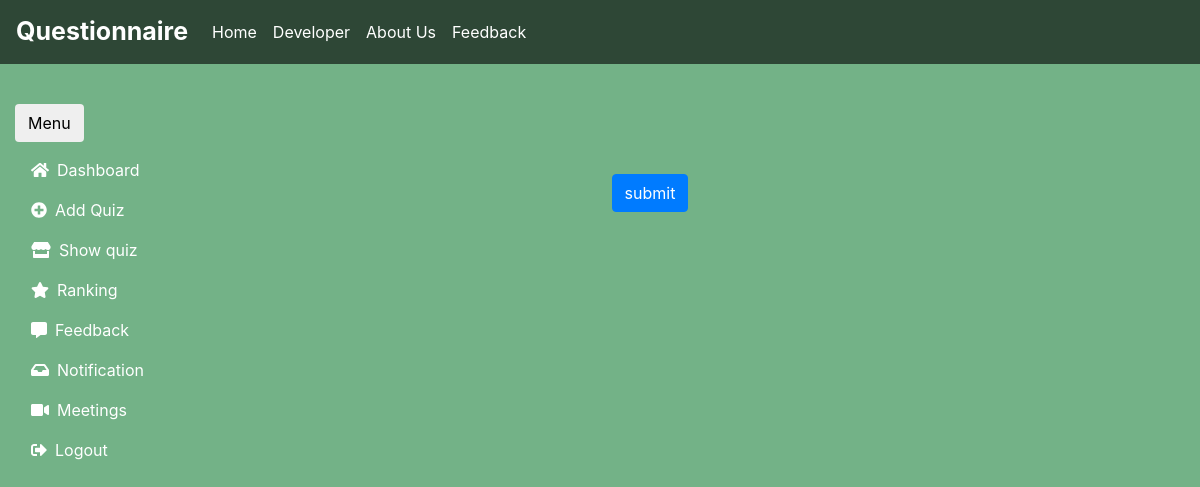
Before: /admin/quizquestion.php?q=quizquestion.php&eid=60757d1f42fb5 &total=2 (signed in) with the older database file.
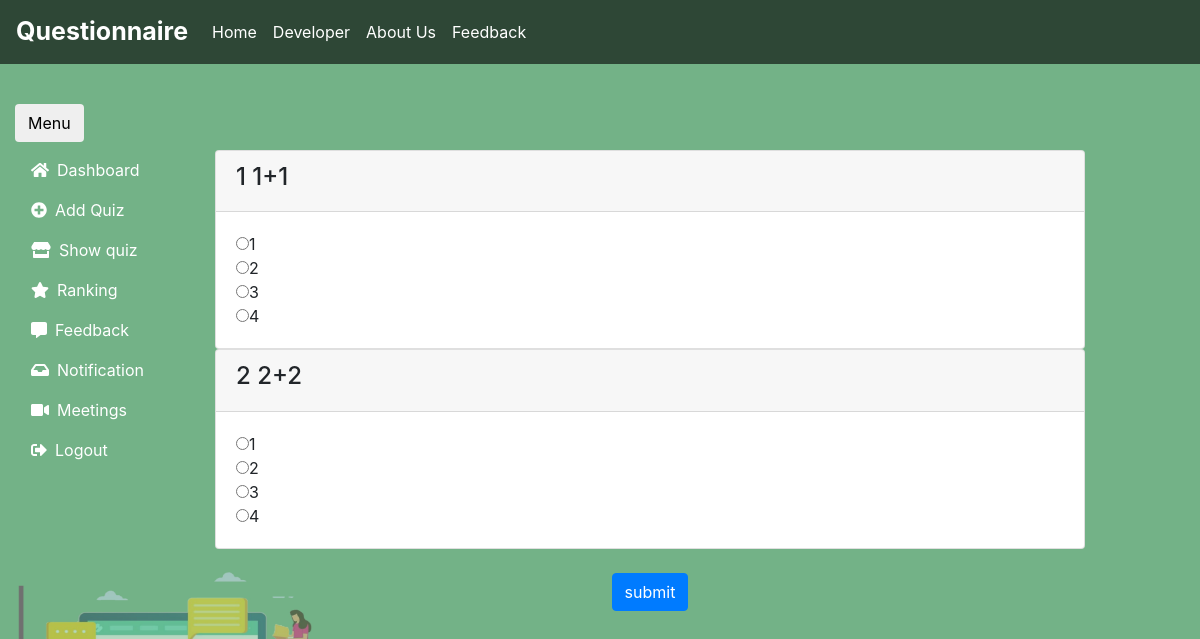
After: the same page with the newer database file.
### tables this page shows
CREATE TABLE `question` (
  `eid` text NOT NULL,
  `id` text NOT NULL,
  `qns` text NOT NULL
);

CREATE TABLE `options` (
  `optionid` text NOT NULL,
  `id` text NOT NULL,
  `optn` varchar(5000) NOT NULL
);

### admin/quizquestion.php (the view, shortened to what this page needs)
<?php
include('includes/header.php');
include('../dbcon.php');
 echo' <div class="col-sm-9 col-md-9" id="gob">';
if($_GET['q']=='quizquestion.php')
{
    $eid=$_REQUEST['eid'];
    $sql=mysqli_query($conn,"select * from question where eid='$eid'");
    $c=1;
     while($row=mysqli_fetch_array($sql))
     {
         $qns=$row['qns'];
         $qid=$row['id'];
         echo' <form action="result.php?qid='.$qid.'&eid='.$eid.'" method="POST">';
         echo '<div class="card">
             <div class="card-header">
                 <h4>'.$c++. ' '.$qns.'</h4>
                 </div>
                 <div class="card-body">';
                  $sq=mysqli_query($conn,"select * from options where id='$qid'");
                  while($row1=mysqli_fetch_array($sq))
                  {
                    $option=$row1['optn'];
                    $optionid=$row1['optionid'];
                    echo ' <input type="radio" name="uid['.$c.']" value="'.$optionid.'">'.$option.'<br>';
                  }
                 echo'</div>
         </div>';
     }
     echo' </br><button type="submit" name="result" class="btn btn-primary m-auto d-block">submit</button>
   </form> ';
}
?>
</div>
<?php
include('includes/footer.php')
?>

Changed rows visible on the page:
added question: qns "1+1"
added options: optn "1", shown under "1+1"
added options: optn "2", shown under "1+1"
added options: optn "3", shown under "1+1"
added options: optn "4", shown under "1+1"
added question: qns "2+2"
added options: optn "1", shown under "2+2"
added options: optn "2", shown under "2+2"
added options: optn "3", shown under "2+2"
added options: optn "4", shown under "2+2"
